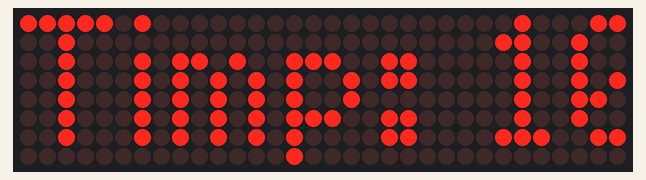
The sketch below on a simulated Arduino Uno, built with avr-gcc and run on an emulated ATmega328P. Parts: 32×8 LED matrix.

Above: at 1.1 s.
At 2.1 s:
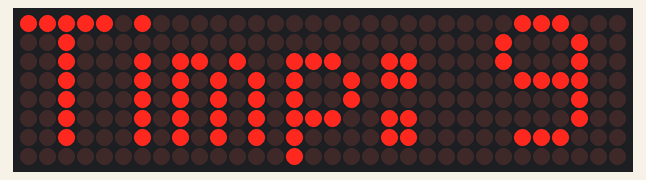
At 3.1 s:
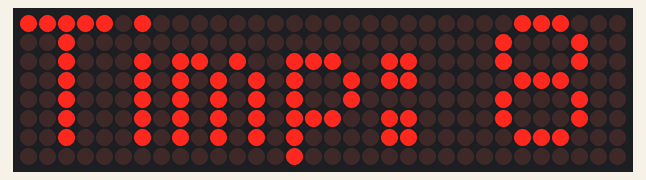
At 6.1 s:
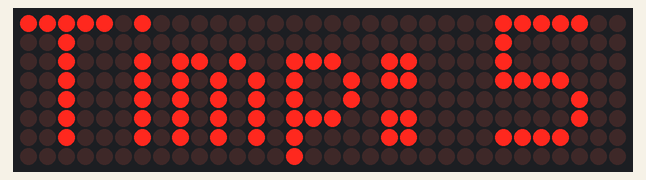
At 8.1 s:
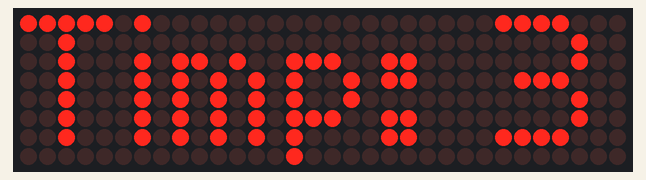
At 11.1 s:
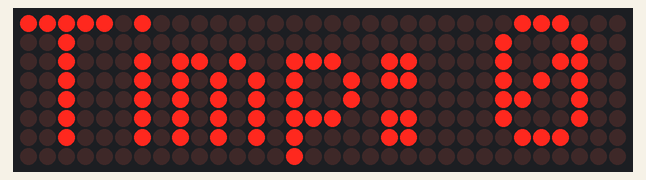

Measured:
- what the display in image 0 shows lasts 1.0 s, from 1.0 s to 2.0 s

The sketch:

afisaj_cronometru.ino
```cpp
#include <MD_Parola.h>
#include <MD_MAX72xx.h>
#include <SPI.h>

#define HARDWARE_TYPE MD_MAX72XX::FC16_HW
#define MAX_DEVICES 4
#define CS_PIN 3

MD_Parola afisaj = MD_Parola(HARDWARE_TYPE, CS_PIN, MAX_DEVICES);

unsigned long ultimaActualizare = 0;   // Momentul ultimei schimbări de timp
int timpRamas = 10;                    // Durata totală a cronometrului (în secunde)

void setup() {
  afisaj.begin();                      // Inițializare afișaj
  afisaj.setIntensity(4);              // Luminozitate medie
  afisaj.displayClear();               // Șterge afișajul
}

void loop() {
  // Verifică dacă a trecut o secundă (fără delay(), programul nu se blochează)
  if (millis() - ultimaActualizare >= 1000 && timpRamas >= 0) {
    afisaj.displayClear();             // Curăță ecranul înainte de actualizare

    String mesaj = "Timp: " + String(timpRamas) + " sec";  // Creează mesajul dinamic
    afisaj.displayText(mesaj.c_str(), PA_CENTER, 30, 0, PA_PRINT, PA_NO_EFFECT); // Afișează textul

    afisaj.displayAnimate();           // Activează afișarea mesajului
    timpRamas--;                       // Scade o secundă
    ultimaActualizare = millis();      // Reține timpul actual
  }
}
```
